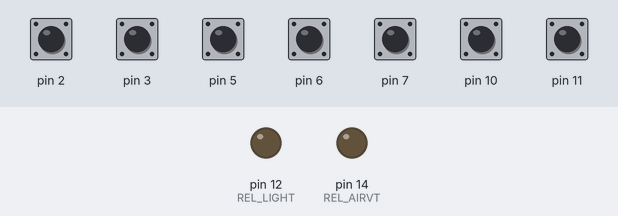
This sketch was run on a simulated Arduino Uno, built with avr-gcc and run on an emulated ATmega328P. Parts: output pins drawn as LEDs (lit = HIGH). The test bench sets the inputs (shaded band); at power-on: pin 2, pin 3, pin 5–7, pin 10, pin 11 HIGH.

Above: at 1.2 s.
1.3 s: pin 11 pulled LOW for 0.15 s
At 1.41 s:
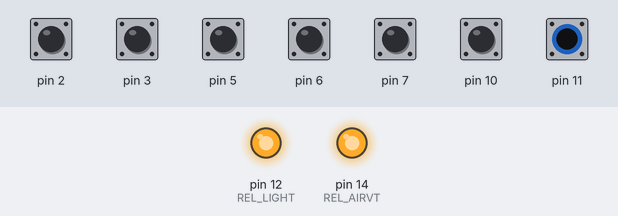
2.9 s: pin 10 pulled LOW for 0.15 s
At 3.01 s:
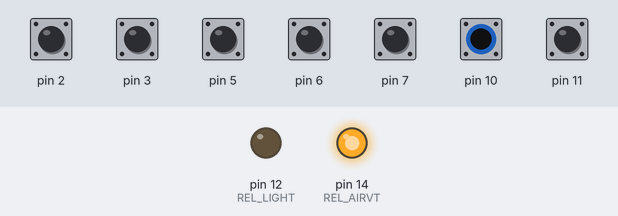
Timing chart, 0 to 5.9 s (numbered marks = the images above; inputs shaded):
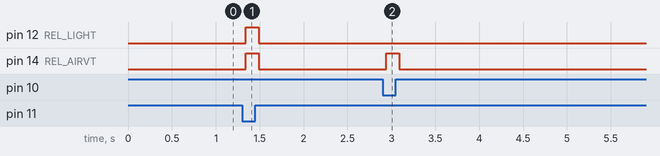

Measured:
- after the input at 1.3 s, pin 12 (REL_LIGHT), pin 14 (REL_AIRVT): LOW → HIGH at once, → LOW 0.15 s later
- after the input at 2.9 s, pin 14 (REL_AIRVT): LOW → HIGH at once, → LOW 0.15 s later

The sketch:

AirVentTimeRelay.ino
```cpp
/*
 Name:		AirVentTimeRelay.ino
 Created:	9/11/2020 4:31:06 PM
 Author:	Poroh
*/

#include "src\Button.h"

#ifndef DEBUG
//#define DEBUG
#endif

#define BTN_ACTIVE 7

#define BTN_ON_DELAY_BIT1 6
#define BTN_ON_DELAY_BIT0 5
#define BTN_OFF_DELAY_BIT1 3
#define BTN_OFF_DELAY_BIT0 2

#define BTN_LIGHT 11
#define BTN_AIRVT 10

#define REL_LIGHT 12
#define REL_AIRVT 14

#define STATE_IDLE 0x00
#define STATE_LIGHT_ONLY 0x01
#define STATE_BOTH 0x02
#define STATE_AIRVT_ONLY 0x03

typedef uint8_t State;
State _state;
unsigned long _onDelay[4] =
	{
		0ul,	   //0 min
		60000ul,   //1 min
		120000ul,  //2 min
		300000ul}; //5 min
unsigned long _offDelay[4] =
	{
		120000ul,  //2 min
		300000ul,  //5 min
		600000ul,  //10 min
		900000ul}; //15 min

void setup()
{
	byte buttons[] = {BTN_ACTIVE, BTN_ON_DELAY_BIT1, BTN_ON_DELAY_BIT0, BTN_OFF_DELAY_BIT1, BTN_OFF_DELAY_BIT0, BTN_LIGHT, BTN_AIRVT};
	Button.SetButtons(buttons);

	pinMode(REL_LIGHT, OUTPUT);
	pinMode(REL_AIRVT, OUTPUT);

#ifdef DEBUG
	Serial.begin(9600);
#endif
}

void loop()
{
	Button.Loop();
	checkTriggers();
	currentStateLoop();
}

unsigned long TimeBeforeAirventOnAfterLightOn()
{
	if (!Button.GetState(BTN_ACTIVE))
		return 0;
	byte index = (Button.GetState(BTN_ON_DELAY_BIT1) << 1) + Button.GetState(BTN_ON_DELAY_BIT0);
#ifdef DEBUG
	Serial.print("on delay: ");
	Serial.println((_onDelay[index] / 60000));
	return _onDelay[index] / 60;
#else
	return _onDelay[index];
#endif
}

unsigned long TimeBeforeAirventOffAfterLightOff()
{
	if (!Button.GetState(BTN_ACTIVE))
		return 0;
	byte index = (Button.GetState(BTN_OFF_DELAY_BIT1) << 1) + Button.GetState(BTN_OFF_DELAY_BIT0);
#ifdef DEBUG
	Serial.print("off delay: ");
	Serial.println((_offDelay[index] / 60000));
	return _offDelay[index] / 60;
#else
	return _offDelay[index];
#endif
}

void checkTriggers()
{
	State oldState = _state;
	State newState = _state;
	do
	{
		_state = newState;
		if (oldState != _state)
			currentStateStart();
		oldState = _state;
		newState = currentStateTriggers();
	} while (_state != newState);
}

void currentStateStart()
{
	switch (_state)
	{
	case STATE_IDLE:
		idleStart();
		break;
	case STATE_LIGHT_ONLY:
		lightOnlyStart();
		break;
	case STATE_BOTH:
		bothStart();
		break;
	case STATE_AIRVT_ONLY:
		airvtOnlyStart();
		break;
	}
}

State currentStateTriggers()
{
	switch (_state)
	{
	case STATE_IDLE:
		return idleTriggers();
	case STATE_LIGHT_ONLY:
		return lightOnlyTriggers();
	case STATE_BOTH:
		return bothTriggers();
	case STATE_AIRVT_ONLY:
		return airvtOnlyTriggers();
	}
}

void currentStateLoop()
{
	switch (_state)
	{
	case STATE_IDLE:
		idleLoop();
		break;
	case STATE_LIGHT_ONLY:
		lightOnlyLoop();
		break;
	case STATE_BOTH:
		bothLoop();
		break;
	case STATE_AIRVT_ONLY:
		airvtOnlyLoop();
		break;
	}
}

/*        ======== 'Idle' state ========       */

void idleStart()
{
}

State idleTriggers()
{
	if (Button.GetState(BTN_LIGHT))
		return STATE_LIGHT_ONLY;

	if (Button.GetState(BTN_AIRVT))
		return STATE_AIRVT_ONLY;

	return _state;
}

void idleLoop()
{
	digitalWrite(REL_LIGHT, LOW);
	digitalWrite(REL_AIRVT, LOW);
}

/*       ======== 'Light only' state ========       */

unsigned long _lightOnlyStartTime;
void lightOnlyStart()
{
	_lightOnlyStartTime = millis();
}

State lightOnlyTriggers()
{
	if (!Button.GetState(BTN_LIGHT))
		return STATE_IDLE;
	if (Button.GetState(BTN_AIRVT))
		return STATE_BOTH;
	if (millis() - _lightOnlyStartTime > TimeBeforeAirventOnAfterLightOn())
		return STATE_BOTH;

	return _state;
}

void lightOnlyLoop()
{
	digitalWrite(REL_LIGHT, HIGH);
	digitalWrite(REL_AIRVT, LOW);
}

/*       ======== 'Both' state ========       */

void bothStart()
{
}

State bothTriggers()
{
	if (!Button.GetState(BTN_LIGHT))
		return STATE_AIRVT_ONLY;

	return _state;
}

void bothLoop()
{
	digitalWrite(REL_LIGHT, HIGH);
	digitalWrite(REL_AIRVT, HIGH);
}

/*       ======== 'Airvent only' state ========       */

unsigned long _airvtOnlyStartTime;
void airvtOnlyStart()
{
	_lightOnlyStartTime = millis();
}

State airvtOnlyTriggers()
{
	if (Button.GetState(BTN_LIGHT))
		return STATE_BOTH;
	if (Button.GetUp(BTN_AIRVT))
		return STATE_IDLE;
	if (millis() - _lightOnlyStartTime > TimeBeforeAirventOffAfterLightOff())
		return STATE_IDLE;

	return _state;
}

void airvtOnlyLoop()
{
	digitalWrite(REL_LIGHT, LOW);
	digitalWrite(REL_AIRVT, HIGH);
}
```

Button.cpp
```cpp
#include "Arduino.h"
#include "Button.h"


void ButtonClass::SetButtons(byte pins[])
{
	for (byte i = 0; i < _length; i++)
	{
		_pins[i] = pins[i];
		pinMode(_pins[i], INPUT_PULLUP);
	}
}

void ButtonClass::Loop()
{
	unsigned long time = millis();

	for (byte i = 0; i < _length; i++)
	{
		bool state = digitalRead(_pins[i]) == LOW;
		_prevStates[i] = _states[i];
		if (_isStateChanging[i])
		{
			if (time - _beginStateTime[i] >= _precision[i])
			{
				_isStateChanging[i] = false;
				if (state == _nextStates[i])
					_states[i] = state;
			}
		}
		else
		{
			if (state != _states[i])
			{
				_isStateChanging[i] = true;
				_nextStates[i] = state;
				_beginStateTime[i] = time;
			}
		}
	}
}

bool ButtonClass::GetDown(byte pin)
{
	byte i = this->GetIndex(pin);
	if (i == 255)
		return false;
	return _states[i] && !_prevStates[i];
}

bool ButtonClass::GetUp(byte pin)
{
	byte i = this->GetIndex(pin);
	if (i == 255)
		return false;
	return !_states[i] && _prevStates[i];
}

bool ButtonClass::GetState(byte pin)
{
	byte i = this->GetIndex(pin);
	if (i == 255)
		return false;
	return _states[i];
}

byte ButtonClass::GetIndex(byte pin)
{
	for (byte i = 0; i < _length; i++)
		if (_pins[i] == pin)
			return i;
	return 255;
}

ButtonClass Button;
```

Button.h
```cpp
#include "Arduino.h"

#define BTN_COUNT 7

class ButtonClass
{
public:
	void SetButtons(byte pins[]);
	void Loop();
	bool GetDown(byte pin);
	bool GetUp(byte pin);
	bool GetState(byte pin);

private:
	byte GetIndex(byte pin);
	const byte _length = BTN_COUNT;
	byte _pins[BTN_COUNT];
	bool _states[BTN_COUNT];
	bool _prevStates[BTN_COUNT];
	bool _nextStates[BTN_COUNT];
	bool _isStateChanging[BTN_COUNT];
	int _precision[BTN_COUNT] = {40, 40, 40, 40, 40, 40, 40};
	unsigned long _beginStateTime[BTN_COUNT];
};

extern ButtonClass Button;
```
